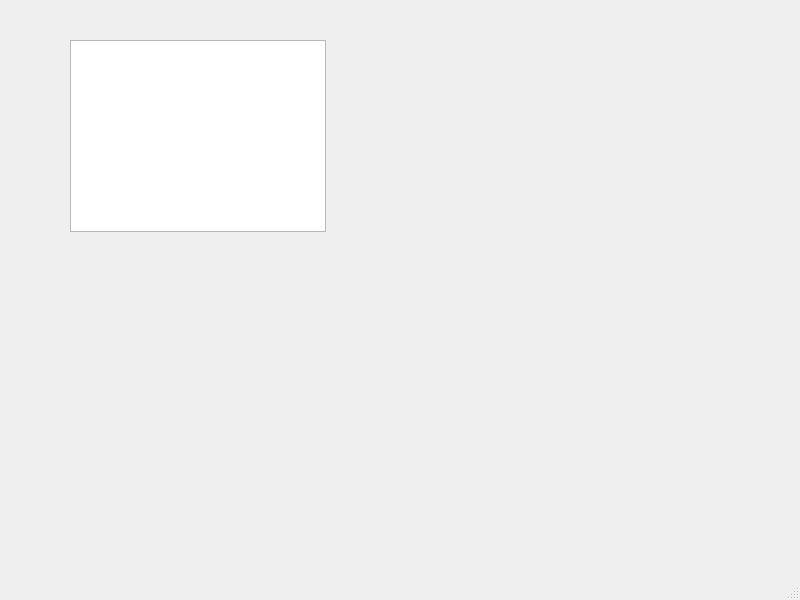
<?xml version="1.0" encoding="UTF-8"?>
<ui version="4.0">
 <class>MainWindow</class>
 <widget class="QMainWindow" name="MainWindow">
  <property name="geometry">
   <rect>
    <x>0</x>
    <y>0</y>
    <width>800</width>
    <height>600</height>
   </rect>
  </property>
  <property name="windowTitle">
   <string>MainWindow</string>
  </property>
  <widget class="QWidget" name="centralwidget">
   <widget class="QTextBrowser" name="display">
    <property name="geometry">
     <rect>
      <x>70</x>
      <y>40</y>
      <width>256</width>
      <height>192</height>
     </rect>
    </property>
   </widget>
  </widget>
  <widget class="QMenuBar" name="menubar">
   <property name="geometry">
    <rect>
     <x>0</x>
     <y>0</y>
     <width>800</width>
     <height>25</height>
    </rect>
   </property>
  </widget>
  <widget class="QStatusBar" name="statusbar"/>
 </widget>
 <resources/>
 <connections/>
</ui>
